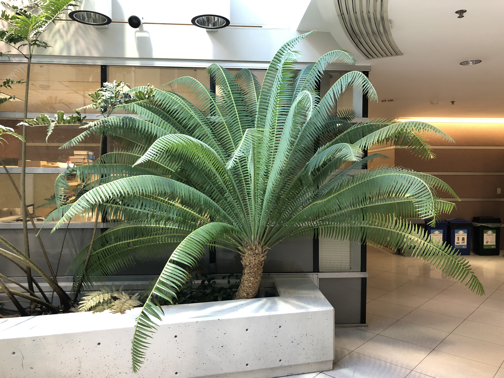
#> input picture 12-29-contrast/00001_gt.jpg, 504 x 378 px
$ python visualize_weight.py
#> lines starting #> are read from the running program, lines starting #| are printed output that depends on the picture
import cv2
import numpy as np
import matplotlib.pyplot as plt


def visualize_error_comparison(gt_path, render_path):
    # 1. 读取两张图
#> called with gt_path = '00001_gt.jpg', render_path = '00001_render.jpg'
    gt = cv2.imread(gt_path)
#> gt is the input picture: shape (378, 504, 3); mean B, G, R 118.1, 138.6, 138.4
    render = cv2.imread(render_path)
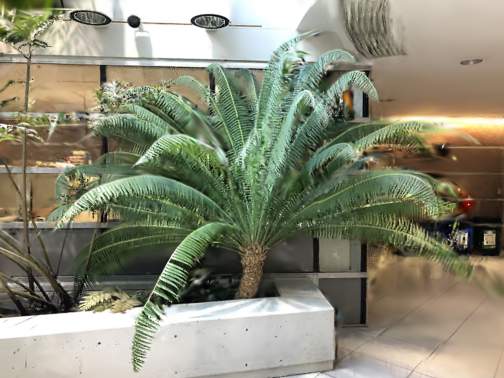
#> input picture 12-29-contrast/00001_render.jpg, 504 x 378 px
#> render is the input picture: shape (378, 504, 3); mean B, G, R 118, 138.5, 138.2

    if gt is None or render is None:
        print("图片读取失败，请检查文件名！")
        return

    # 确保尺寸一致（如果不一致，以GT为准进行缩放）
    if gt.shape != render.shape:
        render = cv2.resize(render, (gt.shape[1], gt.shape[0]))

    # 2. 计算绝对误差 (Absolute Difference)
    diff = cv2.absdiff(gt, render)
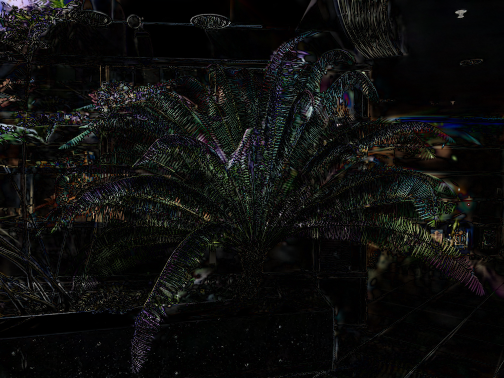
#> diff: shape (378, 504, 3); mean B, G, R 13.2, 14.2, 13.9

    # 转为灰度误差，方便做热力图
    diff_gray = cv2.cvtColor(diff, cv2.COLOR_BGR2GRAY)

    # --- 新增：单独保存误差图 ---
    # 1. 保存为原始灰度误差图 (适合定量分析)
    cv2.imwrite('error_map_gray.png', diff_gray)

    # 2. 保存为彩色热力图 (使用 jet 映射，更直观，适合放进论文)
    # 我们先用 plt 将其转换并保存
    plt.imsave('error_map_heat.png', diff_gray, cmap='jet')
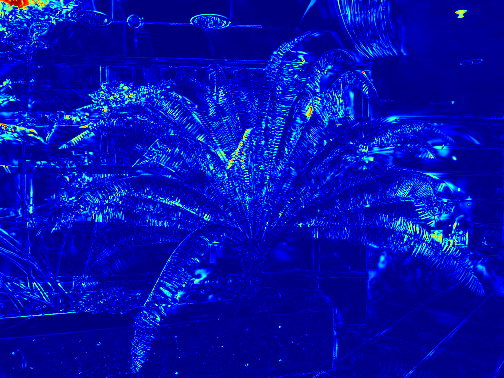
#> saved as error_map_heat.png: shape (378, 504, 3); mean R, G, B 2, 15.4, 174.8

    print("成功保存：error_map_gray.png (灰度) 和 error_map_heat.png (彩色热力)")
    # --------------------------

    # 3. 可视化对比大图
    plt.figure(figsize=(18, 6))

    plt.subplot(1, 3, 1)
    plt.title("Ground Truth (GT)")
    plt.imshow(cv2.cvtColor(gt, cv2.COLOR_BGR2RGB))
    plt.axis('off')

    plt.subplot(1, 3, 2)
    plt.title("Rendered Image (Baseline)")
    plt.imshow(cv2.cvtColor(render, cv2.COLOR_BGR2RGB))
    plt.axis('off')

    plt.subplot(1, 3, 3)
    plt.title("Error Map (Where it fails)")
    plt.imshow(diff_gray, cmap='jet')
    plt.colorbar(fraction=0.046, pad=0.04)
    plt.axis('off')

    plt.tight_layout()
    # 注意：在某些服务器环境下 plt.show() 会报错，建议直接用 savefig
    plt.savefig('error_comparison_result.png', dpi=300)
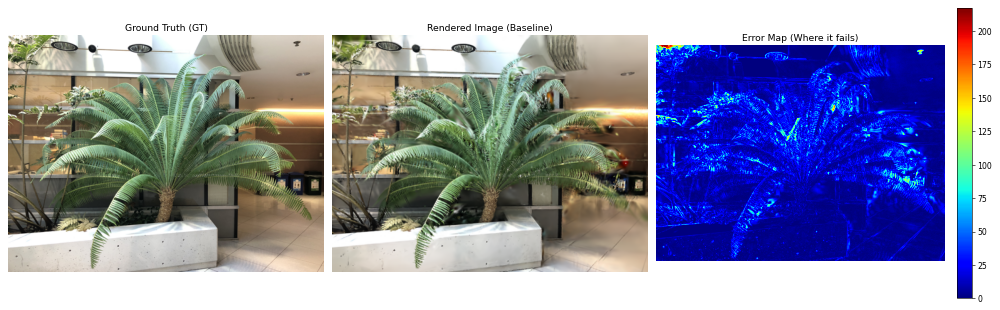
#> figure drawn by matplotlib, 4 panels
    print("对比总图已保存为 error_comparison_result.png")


# 使用示例
visualize_error_comparison('00001_gt.jpg', '00001_render.jpg')
